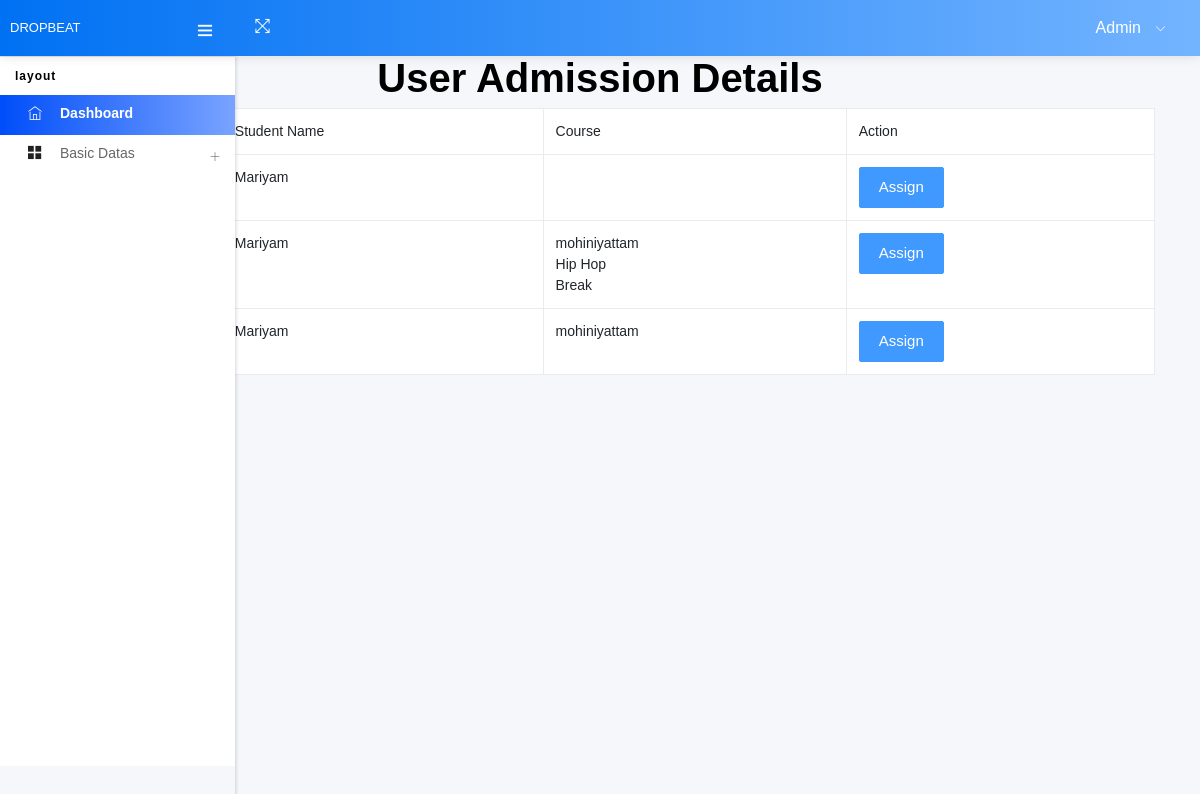
Before: /Project/Admin/UserAdmissionDetails.php with the older database file.
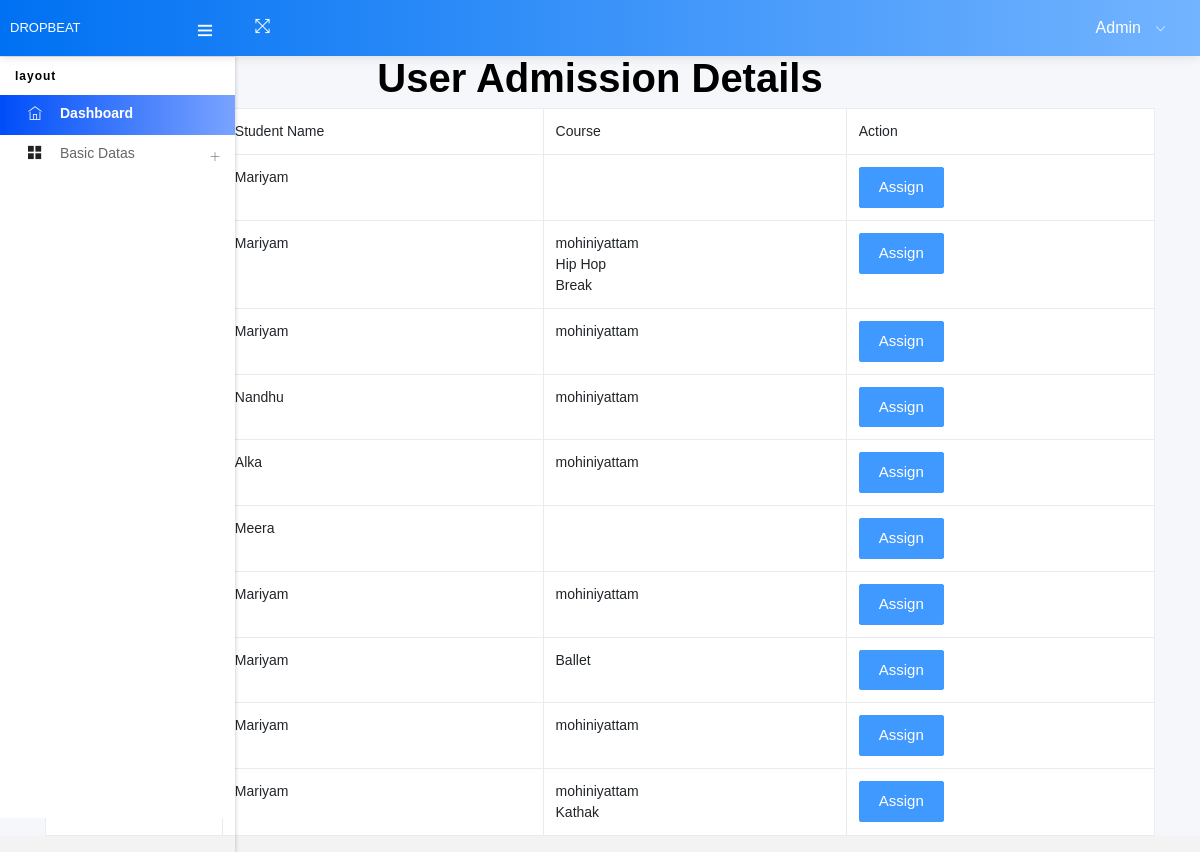
After: the same page with the newer database file.
### tables this page shows
CREATE TABLE `tbl_admission` (
  `admission_id` int(11) NOT NULL auto_increment,
  `admission_number` varchar(100) NOT NULL,
  `student_id` int(11) NOT NULL,
  `subcategory_id` varchar(100) NOT NULL,
  `grand_total` varchar(100) NOT NULL,
  `emi` varchar(100) NOT NULL,
  `count` varchar(100) NOT NULL,
  PRIMARY KEY  (`admission_id`)
);

CREATE TABLE `tbl_studentregistration` (
  `student_id` int(11) NOT NULL auto_increment,
  `student_name` varchar(50) NOT NULL,
  `student_contact` varchar(50) NOT NULL,
  `student_email` varchar(50) NOT NULL,
  `student_password` varchar(50) NOT NULL,
  `student_photo` varchar(50) NOT NULL,
  PRIMARY KEY  (`student_id`)
);

CREATE TABLE `tbl_subcategory` (
  `subcategory_id` int(11) NOT NULL auto_increment,
  `subcategory_name` varchar(100) NOT NULL,
  `category_id` int(11) NOT NULL,
  `subcategory_rate` varchar(50) NOT NULL,
  PRIMARY KEY  (`subcategory_id`)
);

### Project/Admin/UserAdmissionDetails.php (the view, shortened to what this page needs)
<!DOCTYPE html>
<html lang="en">
<head>
  <link href="https://cdn.jsdelivr.net/npm/bootstrap@5.5.0/dist/css/bootstrap.min.css" rel="stylesheet">
</head>
<body>
<body style="background-color:lightslategray;color: black;">
</body>
</html>
<?php
include("Head.php");
?>
<div class="container">
<center><h1>User Admission Details</h1></center>
        <form id="form1" name="form1" method="post" action="">
            <table class="table table-bordered" align="center" cellpadding="10">
                <tr>
                    <td>Sl. No</td>
                    <td>Student Name</td>
                    <td>Course</td>
                    <td>Action</td>
                </tr>
                <?php
                $i = 0;
                $selQry = "select * from tbl_admission a inner join tbl_studentregistration s on s.student_id=a.student_id";
                $data = mysql_query($selQry);
                while ($row = mysql_fetch_array($data)) {
                    $i++;
                ?>
                <tr>
                    <td><?php echo $i; ?></td>
                    <td><?php echo $row["student_name"]; ?></td>
                    <td>
                        <?php
                        $subcate = $row["subcategory_id"];
                        $delimiter = ",";
                        $stringArray = explode($delimiter, $subcate);
                        foreach ($stringArray as $checked) {
                            $selsub = "select * from tbl_subcategory where subcategory_id='" . $checked . "'";
                            $datasub = mysql_query($selsub);
                            $rowsub = mysql_fetch_array($datasub);
                            echo $rowsub["subcategory_name"];
                            echo "<br>";
                        }
                        ?>
                    </td>
                    <td><a href="ViewTrainer.php?stid=<?php echo $row["student_id"] ?>" class="btn btn-primary">Assign</a></td>
                </tr>
                <?php
                }
                ?>
            </table>
        </form>
    </div>

Changed rows visible on the page:
added tbl_admission: student.student_name "Nandhu", tbl_subcategory (subcategory_name "mohiniyattam")
added tbl_admission: student.student_name "Alka", tbl_subcategory (subcategory_name "mohiniyattam")
added tbl_admission: student.student_name "Meera"
added tbl_admission: student.student_name "Mariyam", tbl_subcategory (subcategory_name "mohiniyattam")
added tbl_admission: student.student_name "Mariyam"
now on this page (row unchanged): tbl_subcategory: subcategory_name "Ballet", shown under "Mariyam"
added tbl_admission: student.student_name "Mariyam", tbl_subcategory (subcategory_name "mohiniyattam")
added tbl_admission: student.student_name "Mariyam", tbl_subcategory (subcategory_name "mohiniyattam")
now on this page (row unchanged): tbl_subcategory: subcategory_name "Kathak", shown under "Mariyam"
